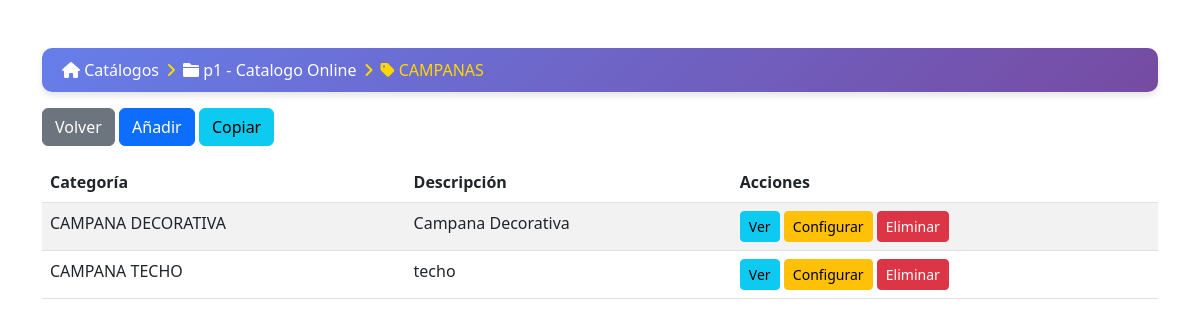
The app's page /categoria/1, older data.
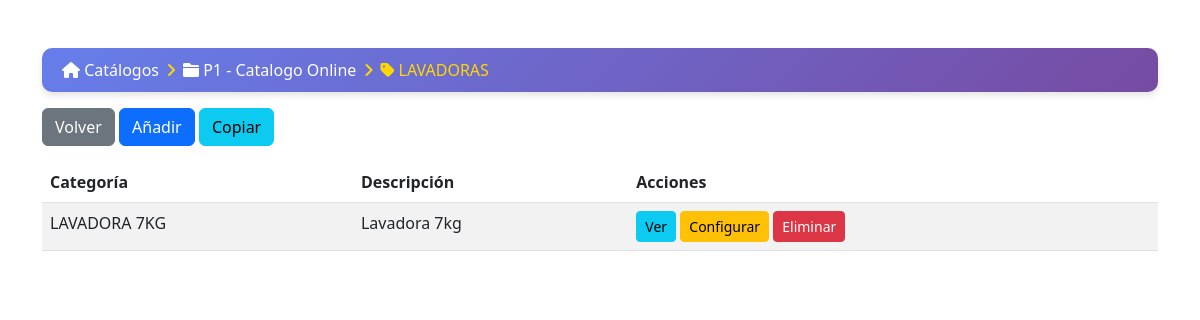
The same page, newer data.
### app.py (models this page shows, shortened)
class Catalogo(db.Model):
    id = db.Column(db.Integer, primary_key=True)
    codigo = db.Column(db.String(50), unique=True, nullable=False)
    descripcion = db.Column(db.String(200), nullable=False)
    marcas = db.Column(db.String(200), nullable=False)  # Separadas por coma

class Categoria(db.Model):
    id = db.Column(db.Integer, primary_key=True)
    catalogo_id = db.Column(db.Integer, db.ForeignKey('catalogo.id'), nullable=False)
    cod_categoria = db.Column(db.String(50), nullable=False)
    descripcion = db.Column(db.String(200), nullable=False)
    catalogo = db.relationship('Catalogo', backref=db.backref('categorias', lazy=True))

class Subcategoria(db.Model):
    id = db.Column(db.Integer, primary_key=True)
    categoria_id = db.Column(db.Integer, db.ForeignKey('categoria.id'), nullable=False)
    cod_categoria = db.Column(db.String(50), nullable=False)
    descripcion = db.Column(db.String(200), nullable=False)
    categoria = db.relationship('Categoria', backref=db.backref('subcategorias', lazy=True))

### app.py (the view)
@app.route('/categoria/<int:categoria_id>')
def categoria(categoria_id):
    categoria = Categoria.query.get_or_404(categoria_id)
    subcategorias = Subcategoria.query.filter_by(categoria_id=categoria_id).all()
    subcats_options = SUBCATEGORIAS.get(categoria.cod_categoria, [])
    return render_template('categoria.html', categoria=categoria, subcategorias=subcategorias, subcats_options=subcats_options)

### templates/categoria.html (shortened to what this page needs)
<!DOCTYPE html>
<html lang="es">
<head>
    <link href="https://cdn.jsdelivr.net/npm/bootstrap@5.3.0/dist/css/bootstrap.min.css" rel="stylesheet">
    <link rel="stylesheet" href="https://cdnjs.cloudflare.com/ajax/libs/font-awesome/6.0.0/css/all.min.css">
</head>
<body>
    <div class="container mt-5">
        <nav aria-label="breadcrumb">
            <ol class="breadcrumb breadcrumb-modern">
                <li class="breadcrumb-item"><a href="{{ url_for('index') }}"><i class="fas fa-home"></i> Catálogos</a></li>
                <li class="breadcrumb-item"><a href="{{ url_for('configurar_catalogo', catalogo_id=categoria.catalogo_id) }}"><i class="fas fa-folder"></i> {{ categoria.catalogo.codigo }} - {{ categoria.catalogo.descripcion }}</a></li>
                <li class="breadcrumb-item active" aria-current="page"><i class="fas fa-tag"></i> {{ categoria.cod_categoria }}</li>
            </ol>
        </nav>
        <a href="{{ url_for('configurar_catalogo', catalogo_id=categoria.catalogo_id) }}" class="btn btn-secondary mb-3">Volver</a>
        <button class="btn btn-primary mb-3" data-bs-toggle="modal" data-bs-target="#addModal">Añadir</button>
        <button class="btn btn-info mb-3" data-bs-toggle="modal" data-bs-target="#copyModal">Copiar</button>
        <table class="table table-striped">
            <thead>
                <tr>
                    <th>Categoría</th>
                    <th>Descripción</th>
                    <th>Acciones</th>
                </tr>
            </thead>
            <tbody>
                {% for subcategoria in subcategorias %}
                <tr>
                    <td>{{ subcategoria.cod_categoria }}</td>
                    <td>{{ subcategoria.descripcion }}</td>
                    <td>
                        <button class="btn btn-info btn-sm">Ver</button>
                        <a href="{{ url_for('fichas', subcategoria_id=subcategoria.id) }}" class="btn btn-warning btn-sm">Configurar</a>
                        <a href="{{ url_for('delete_subcategoria', id=subcategoria.id) }}" class="btn btn-danger btn-sm">Eliminar</a>
                    </td>
                </tr>
                {% endfor %}
            </tbody>
        </table>
    </div>
</body>
</html>

### templates/categoria.html (style rules this page uses)
.breadcrumb-modern { background: linear-gradient(135deg, #667eea 0%, #764ba2 100%); border-radius: 10px; padding: 10px 20px; box-shadow: 0 4px 6px rgba(0, 0, 0, 0.1); }
.breadcrumb-modern .breadcrumb-item a { color: #fff; text-decoration: none; }
.breadcrumb-modern .breadcrumb-item.active { color: #ffd700; }
.breadcrumb-modern .breadcrumb-item + .breadcrumb-item::before { content: "\f105"; font-family: "Font Awesome 6 Free"; font-weight: 900; color: #ffd700; }

Row changes from the older to the newer data that the page shows:
removed Subcategoria: cod_categoria "CAMPANA DECORATIVA", descripcion "Campana Decorativa"
removed Subcategoria: cod_categoria "CAMPANA TECHO", descripcion "techo"
changed Catalogo "Catalogo Online": catalogo.codigo "p1" → "P1"
changed Categoria: cod_categoria "CAMPANAS" → "LAVADORAS"
added Subcategoria: cod_categoria "LAVADORA 7KG", descripcion "Lavadora 7kg"
